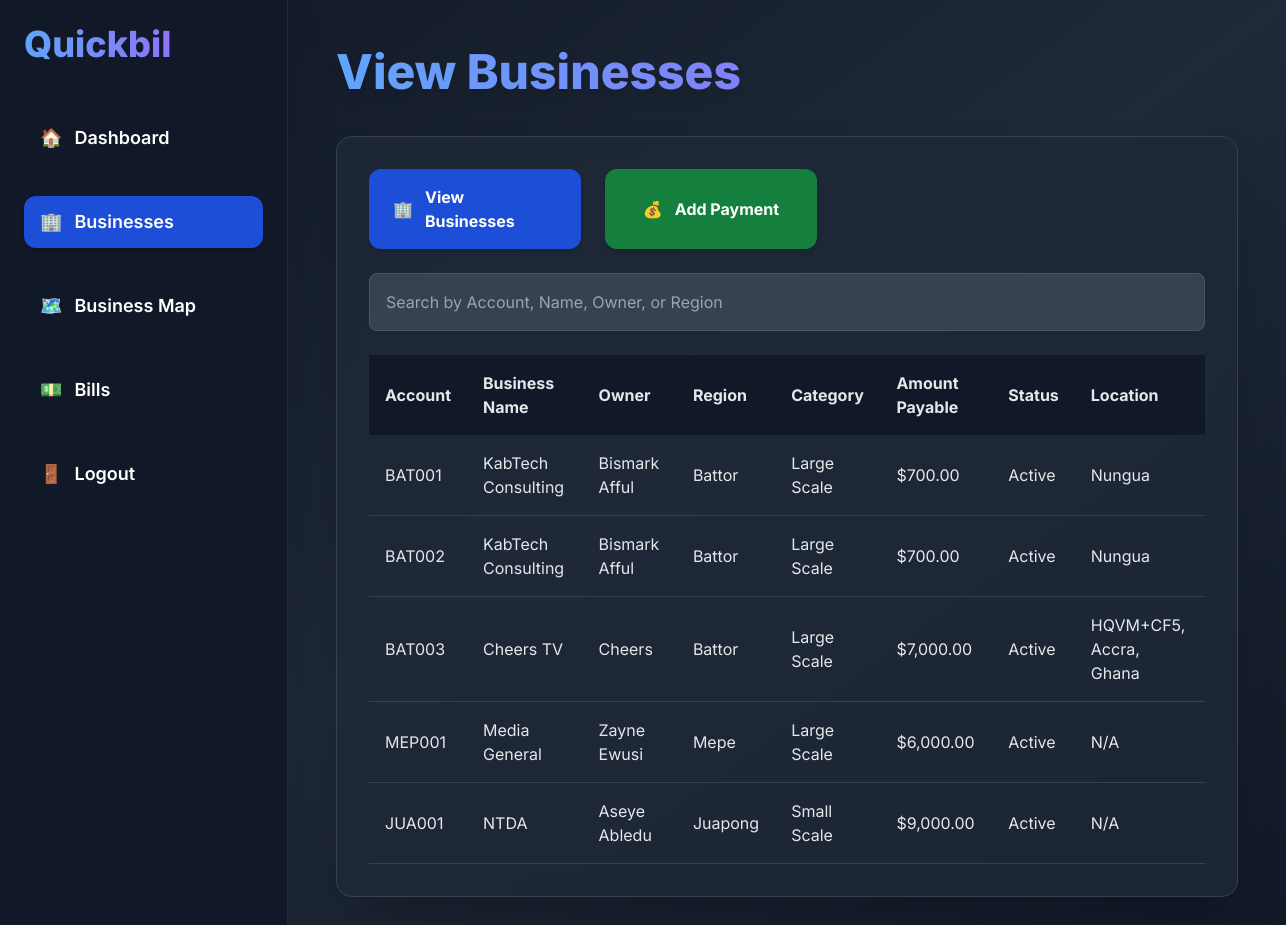
The page /pages/business_view.php (signed in) on the database its author committed.
### tables this page shows
CREATE TABLE `battor_businesses` (
  `account_number` varchar(20) NOT NULL,
  `business_name` varchar(100) DEFAULT NULL,
  `owner_name` varchar(100) DEFAULT NULL,
  `business_type` varchar(50) DEFAULT NULL,
  `telephone` varchar(20) DEFAULT NULL,
  `business_category` varchar(50) DEFAULT NULL,
  `location` varchar(100) DEFAULT NULL,
  `category` varchar(50) DEFAULT NULL,
  `old_fee` decimal(10,2) DEFAULT NULL,
  `previous_payment` decimal(10,2) DEFAULT NULL,
  `arrears` decimal(10,2) DEFAULT NULL,
  `current_fee` decimal(10,2) DEFAULT NULL,
  `amount_payable` decimal(10,2) DEFAULT NULL,
  `batch` varchar(20) DEFAULT NULL,
  `status` varchar(20) DEFAULT NULL,
  `digital_address` varchar(50) DEFAULT NULL,
  `year` int(11) DEFAULT NULL,
  `latitude` double DEFAULT NULL,
  `longitude` double DEFAULT NULL
);

CREATE TABLE `mepe_businesses` (
  `account_number` varchar(20) NOT NULL,
  `business_name` varchar(100) DEFAULT NULL,
  `owner_name` varchar(100) DEFAULT NULL,
  `business_type` varchar(50) DEFAULT NULL,
  `telephone` varchar(20) DEFAULT NULL,
  `business_category` varchar(50) DEFAULT NULL,
  `location` varchar(100) DEFAULT NULL,
  `category` varchar(50) DEFAULT NULL,
  `old_fee` decimal(10,2) DEFAULT NULL,
  `previous_payment` decimal(10,2) DEFAULT NULL,
  `arrears` decimal(10,2) DEFAULT NULL,
  `current_fee` decimal(10,2) DEFAULT NULL,
  `amount_payable` decimal(10,2) DEFAULT NULL,
  `batch` varchar(20) DEFAULT NULL,
  `status` varchar(20) DEFAULT NULL,
  `digital_address` varchar(50) DEFAULT NULL,
  `year` int(11) DEFAULT NULL,
  `latitude` double DEFAULT NULL,
  `longitude` double DEFAULT NULL
);

CREATE TABLE `juapong_businesses` (
  `account_number` varchar(20) NOT NULL,
  `business_name` varchar(100) DEFAULT NULL,
  `owner_name` varchar(100) DEFAULT NULL,
  `business_type` varchar(50) DEFAULT NULL,
  `telephone` varchar(20) DEFAULT NULL,
  `business_category` varchar(50) DEFAULT NULL,
  `location` varchar(100) DEFAULT NULL,
  `category` varchar(50) DEFAULT NULL,
  `old_fee` decimal(10,2) DEFAULT NULL,
  `previous_payment` decimal(10,2) DEFAULT NULL,
  `arrears` decimal(10,2) DEFAULT NULL,
  `current_fee` decimal(10,2) DEFAULT NULL,
  `amount_payable` decimal(10,2) DEFAULT NULL,
  `batch` varchar(20) DEFAULT NULL,
  `status` varchar(20) DEFAULT NULL,
  `digital_address` varchar(50) DEFAULT NULL,
  `year` int(11) DEFAULT NULL,
  `latitude` double DEFAULT NULL,
  `longitude` double DEFAULT NULL
);

### pages/business_view.php (the view, shortened to what this page needs)
<?php
include '../includes/config.php';
$regions = ['battor', 'mepe', 'juapong'];
$businesses = [];
foreach ($regions as $region) {
    $table = $region . '_businesses';
    $query = "SELECT account_number, business_name, owner_name, business_type, telephone, business_category, category, old_fee, previous_payment, arrears, current_fee, amount_payable, batch, status, location FROM $table";
    $result = $conn->query($query);
    if ($result) {
        while ($row = $result->fetch_assoc()) {
            $row['region'] = ucfirst($region);
            $businesses[] = $row;
        }
    } else {
        error_log("Error fetching businesses from $table: " . $conn->error);
    }
}
?>
<!DOCTYPE html>
<html lang="en">
<head>
    <link rel="stylesheet" href="../assets/css/style.css">
    <script src="https://cdn.tailwindcss.com"></script>
</head>
<body class="bg-gradient-to-br from-gray-900 via-gray-800 to-gray-900 text-white min-h-screen font-inter">
    <div class="flex">
        <div class="bg-gray-900 w-72 p-6 fixed h-full shadow-2xl border-r border-gray-800">
            <h2 class="text-4xl font-extrabold text-transparent bg-clip-text bg-gradient-to-r from-blue-400 to-purple-500 mb-12">Quickbil</h2>
            <nav class="space-y-8">
                <a href="<?php echo $_SESSION['role'] === 'Admin' ? 'dashboard_admin.php' : 'dashboard_budget.php'; ?>" class="flex items-center py-3 px-4 hover:bg-gray-800 rounded-xl transition duration-300 text-lg font-semibold">
                    <span class="mr-3">🏠</span> Dashboard
                </a>
                <a href="businesses.php" class="flex items-center py-3 px-4 bg-blue-700 rounded-xl hover:bg-blue-800 transition duration-300 text-lg font-semibold shadow-md">
                    <span class="mr-3">🏢</span> Businesses
                </a>
                <a href="business_map.php" class="flex items-center py-3 px-4 hover:bg-gray-800 rounded-xl transition duration-300 text-lg font-semibold">
                    <span class="mr-3">🗺️</span> Business Map
                </a>
                <a href="bills.php" class="flex items-center py-3 px-4 hover:bg-gray-800 rounded-xl transition duration-300 text-lg font-semibold">
                    <span class="mr-3">💵</span> Bills
                </a>
                <a href="../index.php" class="flex items-center py-3 px-4 hover:bg-gray-800 rounded-xl transition duration-300 text-lg font-semibold">
                    <span class="mr-3">🚪</span> Logout
                </a>
            </nav>
        </div>
        <div class="flex-1 p-12 ml-72">
            <h1 class="text-5xl font-extrabold text-transparent bg-clip-text bg-gradient-to-r from-blue-400 to-purple-500 mb-10 drop-shadow-lg">View Businesses</h1>
            <div class="bg-gray-800 bg-opacity-80 backdrop-blur-md p-8 rounded-2xl shadow-2xl border border-gray-700">
                <div class="grid grid-cols-1 sm:grid-cols-2 gap-6 max-w-md mb-6">
                    <a href="business_view.php" class="flex items-center justify-center py-4 px-6 bg-blue-700 text-white rounded-xl font-bold hover:bg-blue-800 transition duration-300 shadow-md">
                        <span class="mr-3">🏢</span> View Businesses
                    </a>
                    <a href="payment_add.php" class="flex items-center justify-center py-4 px-6 bg-green-700 text-white rounded-xl font-bold hover:bg-green-800 transition duration-300 shadow-md">
                        <span class="mr-3">💰</span> Add Payment
                    </a>
                </div>
                <input type="text" id="search" placeholder="Search by Account, Name, Owner, or Region" class="p-4 w-full bg-gray-700 border border-gray-600 rounded-lg focus:outline-none focus:ring-2 focus:ring-blue-500 text-gray-200 mb-6" oninput="filterTable()">
                <div class="overflow-x-auto">
                    <table id="businessTable" class="w-full text-left text-gray-200">
                        <thead class="bg-gray-900">
                            <tr>
                                <th class="p-4 font-bold">Account</th>
                                <th class="p-4 font-bold">Business Name</th>
                                <th class="p-4 font-bold">Owner</th>
                                <th class="p-4 font-bold">Region</th>
                                <th class="p-4 font-bold">Category</th>
                                <th class="p-4 font-bold">Amount Payable</th>
                                <th class="p-4 font-bold">Status</th>
                                <th class="p-4 font-bold">Location</th>
                            </tr>
                        </thead>
                        <tbody>
                            <?php foreach ($businesses as $business): ?>
                                <tr class="border-b border-gray-700 hover:bg-gray-700 transition duration-300">
                                    <td class="p-4"><?php echo htmlspecialchars($business['account_number']); ?></td>
                                    <td class="p-4"><?php echo htmlspecialchars($business['business_name']); ?></td>
                                    <td class="p-4"><?php echo htmlspecialchars($business['owner_name']); ?></td>
                                    <td class="p-4"><?php echo htmlspecialchars($business['region']); ?></td>
                                    <td class="p-4"><?php echo htmlspecialchars($business['category']); ?></td>
                                    <td class="p-4">$<?php echo number_format($business['amount_payable'], 2); ?></td>
                                    <td class="p-4"><?php echo htmlspecialchars($business['status']); ?></td>
                                    <td class="p-4"><?php echo htmlspecialchars($business['location'] ?: 'N/A'); ?></td>
                                </tr>
                            <?php endforeach; ?>
                        </tbody>
                    </table>
                </div>
            </div>
        </div>
    </div>
</body>
</html>

### assets/css/style.css (style rules this page uses)
* { margin: 0; padding: 0; box-sizing: border-box; }
body { font-family: 'Inter', sans-serif; background: linear-gradient(135deg, #1a202c, #2d3748, #1a202c); color: #e5e7eb; min-height: 100vh; }

### rows shown on the page
battor_businesses: account_number "BAT001", business_name "KabTech Consulting", owner_name "Bismark Afful", region "Battor", category "Large Scale", amount_payable "700.00", status "Active", location "Nungua"
battor_businesses: account_number "BAT002", business_name "KabTech Consulting", owner_name "Bismark Afful", region "Battor", category "Large Scale", amount_payable "700.00", status "Active", location "Nungua"
battor_businesses: account_number "BAT003", business_name "Cheers TV", owner_name "Cheers", region "Battor", category "Large Scale", amount_payable "7,000.00", status "Active", location "HQVM+CF5, Accra, Ghana"
mepe_businesses: account_number "MEP001", business_name "Media General", owner_name "Zayne Ewusi", region "Mepe", category "Large Scale", amount_payable "6,000.00", status "Active", location "N/A"
juapong_businesses: account_number "JUA001", business_name "NTDA", owner_name "Aseye Abledu", region "Juapong", category "Small Scale", amount_payable "9,000.00", status "Active", location "N/A"
